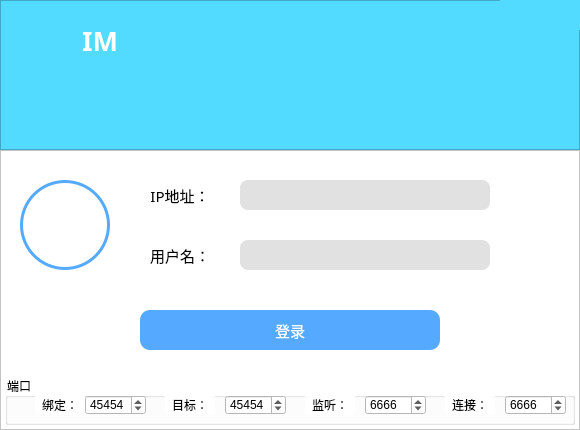
<?xml version="1.0" encoding="UTF-8"?>
<ui version="4.0">
 <class>login</class>
 <widget class="QDialog" name="login">
  <property name="geometry">
   <rect>
    <x>0</x>
    <y>0</y>
    <width>580</width>
    <height>430</height>
   </rect>
  </property>
  <property name="maximumSize">
   <size>
    <width>580</width>
    <height>430</height>
   </size>
  </property>
  <property name="windowTitle">
   <string>Dialog</string>
  </property>
  <widget class="QFrame" name="frame">
   <property name="geometry">
    <rect>
     <x>0</x>
     <y>0</y>
     <width>580</width>
     <height>150</height>
    </rect>
   </property>
   <property name="minimumSize">
    <size>
     <width>0</width>
     <height>0</height>
    </size>
   </property>
   <property name="styleSheet">
    <string notr="true">background-color: rgb(83, 218, 255);</string>
   </property>
   <property name="frameShape">
    <enum>QFrame::StyledPanel</enum>
   </property>
   <property name="frameShadow">
    <enum>QFrame::Raised</enum>
   </property>
   <widget class="QPushButton" name="icon">
    <property name="geometry">
     <rect>
      <x>10</x>
      <y>10</y>
      <width>60</width>
      <height>60</height>
     </rect>
    </property>
    <property name="styleSheet">
     <string notr="true">background-color: rgb(83, 218, 255);
border: none;</string>
    </property>
    <property name="text">
     <string/>
    </property>
    <property name="icon">
     <iconset resource="res.qrc">
      <normaloff>:/images/chat_icon.png</normaloff>:/images/chat_icon.png</iconset>
    </property>
    <property name="iconSize">
     <size>
      <width>60</width>
      <height>60</height>
     </size>
    </property>
   </widget>
   <widget class="QPushButton" name="minBtn">
    <property name="geometry">
     <rect>
      <x>500</x>
      <y>0</y>
      <width>40</width>
      <height>30</height>
     </rect>
    </property>
    <property name="toolTip">
     <string>最小化</string>
    </property>
    <property name="styleSheet">
     <string notr="true">QPushButton{
background-color: rgb(83, 218, 255);
border:none;
}

QPushButton:hover{
background: rgb(73, 128, 255);
}

QPushButton:pressed{
background: rgb(73, 128, 255);
}</string>
    </property>
    <property name="text">
     <string/>
    </property>
    <property name="icon">
     <iconset resource="res.qrc">
      <normaloff>:/images/min.png</normaloff>:/images/min.png</iconset>
    </property>
    <property name="iconSize">
     <size>
      <width>25</width>
      <height>25</height>
     </size>
    </property>
   </widget>
   <widget class="QPushButton" name="closeBtn">
    <property name="geometry">
     <rect>
      <x>540</x>
      <y>0</y>
      <width>40</width>
      <height>30</height>
     </rect>
    </property>
    <property name="toolTip">
     <string>关闭</string>
    </property>
    <property name="styleSheet">
     <string notr="true">QPushButton{
background-color: rgb(83, 218, 255);
border:none;
}

QPushButton:hover{
background-color: rgb(255, 145, 90);
}

QPushButton:pressed{
background-color: rgb(255, 145, 90);
}</string>
    </property>
    <property name="text">
     <string/>
    </property>
    <property name="icon">
     <iconset resource="res.qrc">
      <normaloff>:/images/close_1.png</normaloff>:/images/close_1.png</iconset>
    </property>
   </widget>
   <widget class="QLabel" name="label_7">
    <property name="geometry">
     <rect>
      <x>70</x>
      <y>10</y>
      <width>60</width>
      <height>60</height>
     </rect>
    </property>
    <property name="font">
     <font>
      <family>微软雅黑</family>
      <pointsize>20</pointsize>
      <weight>75</weight>
      <bold>true</bold>
     </font>
    </property>
    <property name="styleSheet">
     <string notr="true">color: rgb(255, 255, 255);</string>
    </property>
    <property name="text">
     <string>IM</string>
    </property>
    <property name="alignment">
     <set>Qt::AlignCenter</set>
    </property>
   </widget>
  </widget>
  <widget class="QFrame" name="frame_2">
   <property name="geometry">
    <rect>
     <x>0</x>
     <y>150</y>
     <width>580</width>
     <height>280</height>
    </rect>
   </property>
   <property name="styleSheet">
    <string notr="true">background-color: rgb(255, 255, 255);</string>
   </property>
   <property name="frameShape">
    <enum>QFrame::StyledPanel</enum>
   </property>
   <property name="frameShadow">
    <enum>QFrame::Raised</enum>
   </property>
   <widget class="QLabel" name="label">
    <property name="geometry">
     <rect>
      <x>120</x>
      <y>30</y>
      <width>120</width>
      <height>30</height>
     </rect>
    </property>
    <property name="font">
     <font>
      <family>幼圆</family>
      <pointsize>11</pointsize>
     </font>
    </property>
    <property name="text">
     <string>IP地址：</string>
    </property>
    <property name="alignment">
     <set>Qt::AlignCenter</set>
    </property>
   </widget>
   <widget class="QLineEdit" name="localIPLineEdit">
    <property name="geometry">
     <rect>
      <x>240</x>
      <y>30</y>
      <width>250</width>
      <height>30</height>
     </rect>
    </property>
    <property name="styleSheet">
     <string notr="true">background-color: rgb(225, 225, 225);
color: rgb(75, 75, 75);
font: 10pt &quot;等线&quot;;
border:none;
border-radius:8px;</string>
    </property>
   </widget>
   <widget class="QLabel" name="label_2">
    <property name="geometry">
     <rect>
      <x>120</x>
      <y>90</y>
      <width>120</width>
      <height>30</height>
     </rect>
    </property>
    <property name="font">
     <font>
      <family>幼圆</family>
      <pointsize>11</pointsize>
     </font>
    </property>
    <property name="text">
     <string>用户名：</string>
    </property>
    <property name="alignment">
     <set>Qt::AlignCenter</set>
    </property>
   </widget>
   <widget class="QLineEdit" name="userNameLineEdit">
    <property name="geometry">
     <rect>
      <x>240</x>
      <y>90</y>
      <width>250</width>
      <height>30</height>
     </rect>
    </property>
    <property name="styleSheet">
     <string notr="true">background-color: rgb(225, 225, 225);
border:none;
border-radius:8px;
color: rgb(75, 75, 75);
font: 10pt &quot;等线&quot;;</string>
    </property>
   </widget>
   <widget class="QPushButton" name="getUserNameButton">
    <property name="geometry">
     <rect>
      <x>500</x>
      <y>90</y>
      <width>30</width>
      <height>30</height>
     </rect>
    </property>
    <property name="font">
     <font>
      <family>幼圆</family>
      <pointsize>10</pointsize>
     </font>
    </property>
    <property name="toolTip">
     <string>自动获取</string>
    </property>
    <property name="styleSheet">
     <string notr="true">background-color: rgb(255, 255, 255);
border:none;
border-radius:15px;</string>
    </property>
    <property name="text">
     <string/>
    </property>
    <property name="icon">
     <iconset resource="res.qrc">
      <normaloff>:/images/auto.png</normaloff>:/images/auto.png</iconset>
    </property>
    <property name="iconSize">
     <size>
      <width>30</width>
      <height>30</height>
     </size>
    </property>
   </widget>
   <widget class="QPushButton" name="getlocalIPButton">
    <property name="geometry">
     <rect>
      <x>500</x>
      <y>30</y>
      <width>30</width>
      <height>30</height>
     </rect>
    </property>
    <property name="font">
     <font>
      <family>幼圆</family>
      <pointsize>10</pointsize>
     </font>
    </property>
    <property name="toolTip">
     <string>自动获取</string>
    </property>
    <property name="styleSheet">
     <string notr="true">background-color: rgb(255, 255, 255);
border:none;
border-radius:15px;</string>
    </property>
    <property name="text">
     <string/>
    </property>
    <property name="icon">
     <iconset resource="res.qrc">
      <normaloff>:/images/auto.png</normaloff>:/images/auto.png</iconset>
    </property>
    <property name="iconSize">
     <size>
      <width>30</width>
      <height>30</height>
     </size>
    </property>
   </widget>
   <widget class="QFrame" name="frame_3">
    <property name="geometry">
     <rect>
      <x>20</x>
      <y>30</y>
      <width>90</width>
      <height>90</height>
     </rect>
    </property>
    <property name="styleSheet">
     <string notr="true">background-color: rgb(85, 170, 255);
border-radius:45px;
border:none;</string>
    </property>
    <property name="frameShape">
     <enum>QFrame::StyledPanel</enum>
    </property>
    <property name="frameShadow">
     <enum>QFrame::Raised</enum>
    </property>
    <widget class="QPushButton" name="head">
     <property name="geometry">
      <rect>
       <x>3</x>
       <y>3</y>
       <width>84</width>
       <height>84</height>
      </rect>
     </property>
     <property name="styleSheet">
      <string notr="true">background-color: rgb(255, 255, 255);
border-radius:42px;</string>
     </property>
     <property name="text">
      <string/>
     </property>
     <property name="icon">
      <iconset resource="res.qrc">
       <normaloff>:/images/head_2.png</normaloff>:/images/head_2.png</iconset>
     </property>
     <property name="iconSize">
      <size>
       <width>45</width>
       <height>45</height>
      </size>
     </property>
    </widget>
   </widget>
   <widget class="QGroupBox" name="groupBox">
    <property name="geometry">
     <rect>
      <x>5</x>
      <y>225</y>
      <width>570</width>
      <height>50</height>
     </rect>
    </property>
    <property name="font">
     <font>
      <family>幼圆</family>
     </font>
    </property>
    <property name="title">
     <string>端口</string>
    </property>
    <widget class="QLabel" name="label_3">
     <property name="geometry">
      <rect>
       <x>30</x>
       <y>20</y>
       <width>50</width>
       <height>20</height>
      </rect>
     </property>
     <property name="font">
      <font>
       <family>幼圆</family>
       <pointsize>9</pointsize>
      </font>
     </property>
     <property name="text">
      <string>绑定：</string>
     </property>
     <property name="alignment">
      <set>Qt::AlignCenter</set>
     </property>
    </widget>
    <widget class="QLabel" name="label_5">
     <property name="geometry">
      <rect>
       <x>160</x>
       <y>20</y>
       <width>50</width>
       <height>20</height>
      </rect>
     </property>
     <property name="font">
      <font>
       <family>幼圆</family>
       <pointsize>9</pointsize>
      </font>
     </property>
     <property name="text">
      <string>目标：</string>
     </property>
     <property name="alignment">
      <set>Qt::AlignCenter</set>
     </property>
    </widget>
    <widget class="QSpinBox" name="upd_bindPortSpinBox">
     <property name="geometry">
      <rect>
       <x>80</x>
       <y>20</y>
       <width>61</width>
       <height>20</height>
      </rect>
     </property>
     <property name="maximum">
      <number>65000</number>
     </property>
     <property name="value">
      <number>45454</number>
     </property>
    </widget>
    <widget class="QSpinBox" name="upd_targetPortSpinBox">
     <property name="geometry">
      <rect>
       <x>220</x>
       <y>20</y>
       <width>61</width>
       <height>20</height>
      </rect>
     </property>
     <property name="maximum">
      <number>65000</number>
     </property>
     <property name="value">
      <number>45454</number>
     </property>
    </widget>
    <widget class="QLabel" name="label_4">
     <property name="geometry">
      <rect>
       <x>300</x>
       <y>20</y>
       <width>50</width>
       <height>20</height>
      </rect>
     </property>
     <property name="font">
      <font>
       <family>幼圆</family>
       <pointsize>9</pointsize>
      </font>
     </property>
     <property name="text">
      <string>监听：</string>
     </property>
     <property name="alignment">
      <set>Qt::AlignCenter</set>
     </property>
    </widget>
    <widget class="QLabel" name="label_6">
     <property name="geometry">
      <rect>
       <x>440</x>
       <y>20</y>
       <width>50</width>
       <height>20</height>
      </rect>
     </property>
     <property name="font">
      <font>
       <family>幼圆</family>
       <pointsize>9</pointsize>
      </font>
     </property>
     <property name="text">
      <string>连接：</string>
     </property>
     <property name="alignment">
      <set>Qt::AlignCenter</set>
     </property>
    </widget>
    <widget class="QSpinBox" name="tcp_listenPortSpinBox">
     <property name="geometry">
      <rect>
       <x>360</x>
       <y>20</y>
       <width>61</width>
       <height>20</height>
      </rect>
     </property>
     <property name="maximum">
      <number>65000</number>
     </property>
     <property name="value">
      <number>6666</number>
     </property>
    </widget>
    <widget class="QSpinBox" name="tcp_connectPortSpinBox">
     <property name="geometry">
      <rect>
       <x>500</x>
       <y>20</y>
       <width>61</width>
       <height>20</height>
      </rect>
     </property>
     <property name="maximum">
      <number>65000</number>
     </property>
     <property name="value">
      <number>6666</number>
     </property>
    </widget>
   </widget>
   <widget class="QPushButton" name="loginButton">
    <property name="geometry">
     <rect>
      <x>140</x>
      <y>160</y>
      <width>300</width>
      <height>40</height>
     </rect>
    </property>
    <property name="font">
     <font>
      <family>微软雅黑</family>
      <pointsize>11</pointsize>
     </font>
    </property>
    <property name="styleSheet">
     <string notr="true">color: rgb(255, 255, 255);
background-color: rgb(85, 170, 255);
border-radius:10px;
border:none;</string>
    </property>
    <property name="text">
     <string>登录</string>
    </property>
   </widget>
   <widget class="QPushButton" name="downBtn">
    <property name="geometry">
     <rect>
      <x>550</x>
      <y>200</y>
      <width>20</width>
      <height>20</height>
     </rect>
    </property>
    <property name="font">
     <font>
      <family>幼圆</family>
      <pointsize>10</pointsize>
     </font>
    </property>
    <property name="styleSheet">
     <string notr="true">background-color: rgb(255, 255, 255);
border:none;
border-radius:15px;</string>
    </property>
    <property name="text">
     <string/>
    </property>
    <property name="icon">
     <iconset resource="res.qrc">
      <normaloff>:/images/down-arrow.png</normaloff>:/images/down-arrow.png</iconset>
    </property>
    <property name="iconSize">
     <size>
      <width>25</width>
      <height>25</height>
     </size>
    </property>
   </widget>
   <widget class="QPushButton" name="upBtn">
    <property name="geometry">
     <rect>
      <x>520</x>
      <y>200</y>
      <width>20</width>
      <height>20</height>
     </rect>
    </property>
    <property name="font">
     <font>
      <family>幼圆</family>
      <pointsize>10</pointsize>
     </font>
    </property>
    <property name="styleSheet">
     <string notr="true">background-color: rgb(255, 255, 255);
border:none;
border-radius:15px;</string>
    </property>
    <property name="text">
     <string/>
    </property>
    <property name="icon">
     <iconset resource="res.qrc">
      <normaloff>:/images/up-arrow.png</normaloff>:/images/up-arrow.png</iconset>
    </property>
    <property name="iconSize">
     <size>
      <width>30</width>
      <height>30</height>
     </size>
    </property>
   </widget>
  </widget>
 </widget>
 <resources>
  <include location="res.qrc"/>
 </resources>
 <connections/>
</ui>
